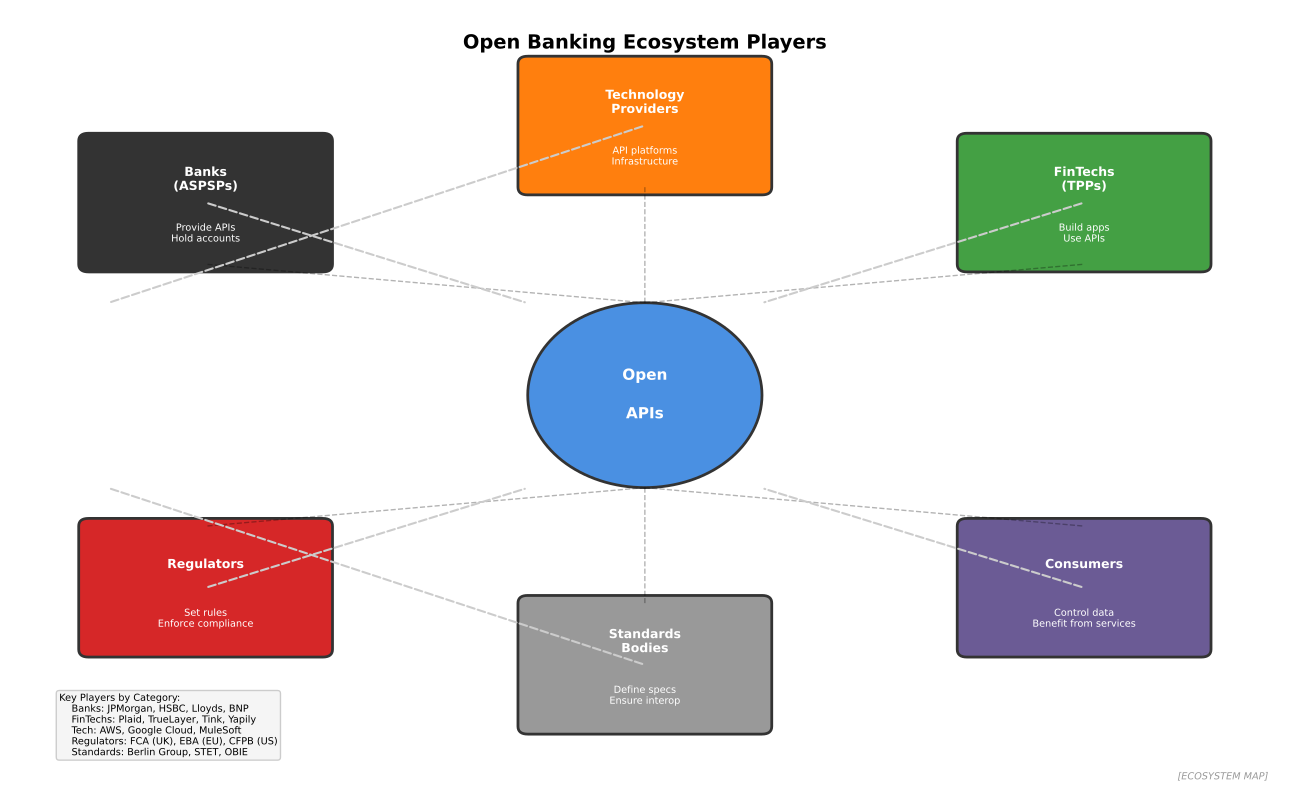

Write Python code to recreate this figure.
"""
Open Banking Ecosystem Players
Shows the key participants in the open banking ecosystem

Output: open_banking_ecosystem.pdf
Module: module_01_fintech
Lesson: 5 - Open Banking
"""

from pathlib import Path
import matplotlib.pyplot as plt
import matplotlib.patches as mpatches
import numpy as np

CHART_METADATA = {
    'title': 'Open Banking Ecosystem',
    'module': 'module_01_fintech',
    'lesson': 5,
    'url': 'https://github.com/Digital-AI-Finance/digital-finance/tree/main/module_01_fintech/figures/open_banking_ecosystem'
}

plt.rcParams.update({
    'font.size': 10,
    'axes.labelsize': 10,
})

def create_chart():
    """Create open banking ecosystem chart"""
    fig, ax = plt.subplots(figsize=(13, 8))
    ax.set_xlim(0, 13)
    ax.set_ylim(0, 10)
    ax.axis('off')

    # Title
    ax.text(6.5, 9.5, 'Open Banking Ecosystem Players', fontsize=14, fontweight='bold', ha='center')

    # Central - APIs
    api_circle = mpatches.Circle((6.5, 5), 1.2, facecolor='#4A90E2', edgecolor='#333333', lw=2)
    ax.add_patch(api_circle)
    ax.text(6.5, 5.2, 'Open', ha='center', fontsize=11, fontweight='bold', color='white')
    ax.text(6.5, 4.7, 'APIs', ha='center', fontsize=11, fontweight='bold', color='white')

    # Surrounding players
    players = [
        {'name': 'Banks\n(ASPSPs)', 'x': 2, 'y': 7.5, 'color': '#333333',
         'details': 'Provide APIs\nHold accounts'},
        {'name': 'FinTechs\n(TPPs)', 'x': 11, 'y': 7.5, 'color': '#44A044',
         'details': 'Build apps\nUse APIs'},
        {'name': 'Regulators', 'x': 2, 'y': 2.5, 'color': '#D62728',
         'details': 'Set rules\nEnforce compliance'},
        {'name': 'Consumers', 'x': 11, 'y': 2.5, 'color': '#6B5B95',
         'details': 'Control data\nBenefit from services'},
        {'name': 'Technology\nProviders', 'x': 6.5, 'y': 8.5, 'color': '#FF7F0E',
         'details': 'API platforms\nInfrastructure'},
        {'name': 'Standards\nBodies', 'x': 6.5, 'y': 1.5, 'color': '#999999',
         'details': 'Define specs\nEnsure interop'},
    ]

    for p in players:
        box = mpatches.FancyBboxPatch((p['x']-1.2, p['y']-0.8), 2.4, 1.6,
                                       boxstyle='round,pad=0.1',
                                       facecolor=p['color'], edgecolor='#333333', lw=2)
        ax.add_patch(box)
        ax.text(p['x'], p['y']+0.3, p['name'], ha='center', va='center',
               fontsize=9, fontweight='bold', color='white')
        ax.text(p['x'], p['y']-0.4, p['details'], ha='center', va='center',
               fontsize=7, color='white')

        # Connection to center
        ax.annotate('', xy=(6.5 + 1.2*(p['x']-6.5)/abs(p['x']-6.5+0.01) if abs(p['x']-6.5)>2 else p['x']/6.5,
                           5 + 1.2*(p['y']-5)/abs(p['y']-5+0.01) if abs(p['y']-5)>2 else 5),
                   xytext=(p['x'], p['y']),
                   arrowprops=dict(arrowstyle='-', color='#CCCCCC', lw=1.5, linestyle='--'))

    # Connect with lines to center
    ax.plot([6.5, 2], [6.2, 6.7], 'k--', lw=1, alpha=0.3)
    ax.plot([6.5, 11], [6.2, 6.7], 'k--', lw=1, alpha=0.3)
    ax.plot([6.5, 2], [3.8, 3.3], 'k--', lw=1, alpha=0.3)
    ax.plot([6.5, 11], [3.8, 3.3], 'k--', lw=1, alpha=0.3)
    ax.plot([6.5, 6.5], [6.2, 7.7], 'k--', lw=1, alpha=0.3)
    ax.plot([6.5, 6.5], [3.8, 2.3], 'k--', lw=1, alpha=0.3)

    # Key players examples
    examples = """Key Players by Category:
    Banks: JPMorgan, HSBC, Lloyds, BNP
    FinTechs: Plaid, TrueLayer, Tink, Yapily
    Tech: AWS, Google Cloud, MuleSoft
    Regulators: FCA (UK), EBA (EU), CFPB (US)
    Standards: Berlin Group, STET, OBIE"""

    ax.text(0.5, 0.3, examples, fontsize=7, va='bottom',
           bbox=dict(boxstyle='round', facecolor='#F5F5F5', edgecolor='#CCCCCC'))

    # Source
    fig.text(0.98, 0.02, '[ECOSYSTEM MAP]',
            fontsize=7, ha='right', style='italic', color='#999999')

    plt.tight_layout()

    output_path = Path(__file__).parent / 'open_banking_ecosystem.pdf'
    plt.savefig(output_path, format='pdf', dpi=300, bbox_inches='tight')
    plt.close()
    print(f"Chart saved to: {output_path}")
    return output_path

if __name__ == '__main__':
    create_chart()
